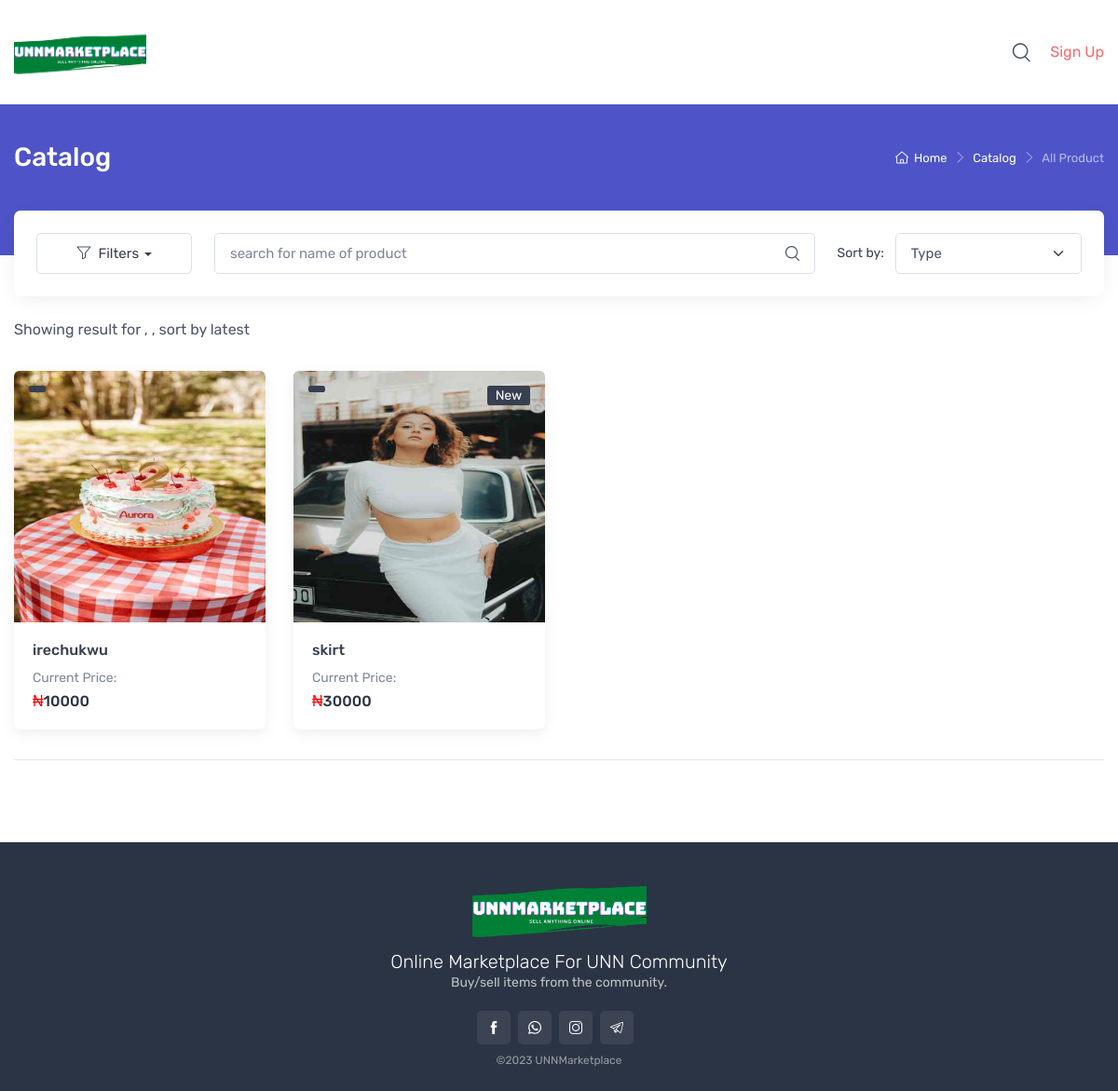
/trash/shop.php, run on the app's committed database.
### tables this page shows
CREATE TABLE `product` (
  `id` int(11) NOT NULL,
  `image` varchar(255) NOT NULL,
  `amount` int(255) NOT NULL,
  `descp` text NOT NULL,
  `name` text NOT NULL,
  `type` tinytext NOT NULL,
  `date` date NOT NULL,
  `category` text NOT NULL,
  `user_id` int(11) NOT NULL,
  `product_views_count` int(10) NOT NULL DEFAULT 0
);

### config.php (called while the page is built, shortened)
<?php
function db()
{
    $hostname = "localhost";
    $user = "root";
    $password = "";
    $db = "unnmarketplace";
    $conn = mysqli_connect($hostname, $user, $password , $db);
    return $conn;
}
function safe($data)
{
    $conn = db();
    $data = trim($data);
    $data = stripslashes($data);
    $data = strip_tags($data);
    $data = htmlspecialchars($data);
    $data = mysqli_real_escape_string($conn, $data);
    return $data;
}

### trash/shop.php (the view, shortened to what this page needs)
<?php
include("config.php");
$conn = db();
$in= $inf=$info = "";
$query = "SELECT * FROM product WHERE 1";
$query .= " ORDER BY date DESC";
?>
<!DOCTYPE html>
<html lang="en">
<head>
    <link rel="stylesheet" media="screen" href="vendor/simplebar/dist/simplebar.min.css"/>
    <link rel="stylesheet" media="screen" href="vendor/tiny-slider/dist/tiny-slider.css"/>
    <link rel="stylesheet" media="screen" href="vendor/nouislider/dist/nouislider.min.css"/>
    <link rel="stylesheet" media="screen" href="css/theme.min.css">
  </head>
  <body class="handheld-toolbar-enabled">
    <main class="page-wrapper">
      <header class="navbar d-block navbar-sticky navbar-expand-lg navbar-light bg-light">
        <div class="container"><a class="navbar-brand d-none d-sm-block me-4 order-lg-1" href="./index.php"><img src="img/unnmarketplace.png" width="142" alt="unnmarketplace"></a>
          <div class="navbar-toolbar d-flex align-items-center order-lg-3">
            <a class="navbar-tool d-none d-lg-flex" href="javascript:void(0)" data-bs-toggle="collapse" data-bs-target="#searchBox" role="button" aria-expanded="false" aria-controls="searchBox">
              <div class="navbar-tool-icon-box"><i class="navbar-tool-icon ci-search"></i></div></a>
              <?php if((!isset($_SESSION["authenticated"])) && (!isset($_SESSION["admin"])))
              :?>
                <a class="navbar-tool ms-lg-2" href="forms\register.php"><span class="navbar-tool-tooltip">Sign Up</span>
                <div class="navbar-tool-icon-text">Sign Up</div></a>
              <?php endif ?>
          </div>
      </header>
      <div class="bg-accent pt-4 pb-5">
        <div class="container pt-2 pb-3 pt-lg-3 pb-lg-4">
          <div class="d-lg-flex justify-content-between pb-3">
            <div class="order-lg-2 mb-3 mb-lg-0 pt-lg-2">
              <nav aria-label="breadcrumb">
                <ol class="breadcrumb breadcrumb-light flex-lg-nowrap justify-content-center justify-content-lg-start">
                  <li class="breadcrumb-item"><a class="text-nowrap" href="index.php"><i class="ci-home"></i>Home</a></li>
                  <li class="breadcrumb-item text-nowrap"><a href="#">Catalog</a>
                  </li>
                  <li class="breadcrumb-item text-nowrap active" aria-current="page">All Product</li>
                </ol>
              </nav>
            </div>
            <div class="order-lg-1 pe-lg-4 text-center text-lg-start">
              <h1 class="h3 text-light mb-0">Catalog</h1>
            </div>
          </div>
        </div>
      </div>
      <div class="container pb-5 mb-2 mb-md-4">
        <form action="<?php  echo htmlspecialchars($_SERVER["PHP_SELF"]);?>" method="GET">
        <div class="bg-light shadow-lg rounded-3 p-4 mt-n5 mb-4">
          <div class="row gy-3 gx-4 justify-content-between">
            <div class="col-lg-2 col-md-3 col-sm-5 col-12 order-md-1 order-sm-2 order-3">
              <div class="dropdown"><a class="btn btn-outline-secondary dropdown-toggle w-100" href="#shop-filters" data-bs-toggle="collapse"><i class="ci-filter me-2"></i>Filters</a></div>
            </div>
            <div class="col-md col-12 order-md-2 order-sm-1 order-1">
            <div class="input-group">
                <input class="form-control pe-5 rounded" type="text"  name="search" value="<?php  if(isset($_GET['search'])){echo $_GET['search']; } ?>" placeholder="search for name of product" maxlength="10"><i  class="ci-search position-absolute top-50 end-0 translate-middle-y zindex-5 me-3"></i>
              </div>
            </div>
            <div class="col-lg-3 col-md-4 col-sm-7 col-12 order-md-3 order-sm-3 order-2">
              <div class="d-flex align-items-center flex-shrink-0">
                <label class="form-label mb-0 me-2 pe-1 fw-normal text-nowrap d-sm-block d-none">Sort by:</label>
                <select name="type" class="form-select">
                  <option selected disabled>Type</option>
                </select>
              </div>
            </div>
          </div>
        </div>
        </form>
        <p><?php echo "Showing result for $in, $inf, $info sort by latest "; ?></p>
        <div class="row row-cols-lg-4 row-cols-md-3 row-cols-sm-2 row-cols-1 gy-sm-4 gy-3 pt-sm-3">
      <?php
             if((isset($_GET['type'])) || (isset($_GET['search'])) || (isset($_GET['category']))){
              $results = mysqli_query($conn , $query);
              if(mysqli_num_rows($results) > 0){
              while($rows = mysqli_fetch_assoc($results)){
      ?>
          <div class="col mb-2" style="max-width:50%;">
            <article class="card h-100 border-0 shadow">
              <div class="card-img-top position-relative overflow-hidden"><a class="d-block" href="productdetails.php?id=<?php echo safe($rows['id']); ?>"><img style="max-height:312.66px!important;" src="images/<?php echo safe($rows['image']); ?>" alt="<?php echo safe($rows['name']); ?>"></a>
              <div class="badge bg-info m-3 fs-sm position-absolute top-0 start-0 zindex-5"><?php echo safe($rows['category']); ?>
                </div>
                <div class="badge bg-dark m-3 fs-sm position-absolute top-0 end-0"  data-bs-toggle="tooltip" data-bs-placement="left" title="fairly used item" style="margin: 12px;"><?php echo safe($rows['type']); ?></div>
              </div>
              <div class="card-body">
                <h3 class="product-title mb-2 fs-base"><a class="d-block text-truncate" href="#"><?php echo safe($rows['name']); ?></a></h3><span class="fs-sm text-muted">Price:</span>
                <div class="d-flex align-items-center flex-wrap">
                  <h4 class="mt-1 mb-0 fs-base text-darker"><span style="color: red;">&#8358;</span><?php echo safe($rows['amount']) ?? "nothing to see"; ?></h4>
                </div>
              </div>
            </article>
          </div>
          <?php }  } } else{
                 $results = mysqli_query($conn , $query);
              if(mysqli_num_rows($results) > 0){
              while($rows = mysqli_fetch_assoc($results)){
      ?>
          <div class="col mb-2" style="max-width:50%;">
            <article class="card h-100 border-0 shadow">
              <div class="card-img-top position-relative overflow-hidden"><a class="d-block" href="productdetails.php?id=<?php echo safe($rows['id']); ?>"><img style="max-height:312.66px!important;" src="images/<?php echo safe($rows['image']); ?>" alt="<?php echo safe($rows['name']); ?>"></a>
              <div class="badge bg-dark m-3 fs-sm position-absolute top-0 start-0 zindex-5"><?php echo safe($rows['category']); ?>
                </div>
                <div class="badge bg-dark m-3 fs-sm position-absolute top-0 end-0"  data-bs-toggle="tooltip" data-bs-placement="left" title="fairly used item" style="margin: 12px;"><?php echo safe($rows['type']); ?></div>
              </div>
              <div class="card-body">
                <h3 class="product-title mb-2 fs-base"><a class="d-block text-truncate" href="productdetails.php?id=<?php echo safe($rows['id']); ?>"><?php echo safe($rows['name']); ?></a></h3><span class="fs-sm text-muted">Current Price:</span>
                <div class="d-flex align-items-center flex-wrap">
                  <h4 class="mt-1 mb-0 fs-base text-darker"><span style="color: red;">&#8358;</span><?php echo safe($rows['amount'])?? "nothing to see"; ?></h4>
                </div>
              </div>
            </article>
          </div>
          <?php }  } }?>
    </div>
        <hr class="mt-4 mb-3">
      </div>
    </main>
 <?php include "footer.php"; ?>
  </body>
</html>

### data on the page
product: image (picture), name "irechukwu", amount "10000"
product: image (picture), type "New", name "skirt", amount "30000"
